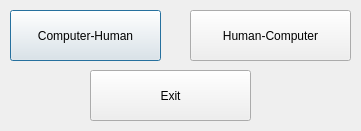
<?xml version="1.0" encoding="UTF-8"?>
<ui version="4.0">
 <class>SelectMain</class>
 <widget class="QDialog" name="SelectMain">
  <property name="geometry">
   <rect>
    <x>0</x>
    <y>0</y>
    <width>361</width>
    <height>131</height>
   </rect>
  </property>
  <property name="windowTitle">
   <string>Guesser</string>
  </property>
  <widget class="QPushButton" name="pushButton">
   <property name="geometry">
    <rect>
     <x>10</x>
     <y>10</y>
     <width>151</width>
     <height>51</height>
    </rect>
   </property>
   <property name="text">
    <string>Computer-Human</string>
   </property>
  </widget>
  <widget class="QPushButton" name="pushButton_2">
   <property name="geometry">
    <rect>
     <x>190</x>
     <y>10</y>
     <width>161</width>
     <height>51</height>
    </rect>
   </property>
   <property name="text">
    <string>Human-Computer</string>
   </property>
  </widget>
  <widget class="QPushButton" name="pushButton_3">
   <property name="geometry">
    <rect>
     <x>90</x>
     <y>70</y>
     <width>161</width>
     <height>51</height>
    </rect>
   </property>
   <property name="text">
    <string>Exit</string>
   </property>
  </widget>
 </widget>
 <resources/>
 <connections/>
</ui>
